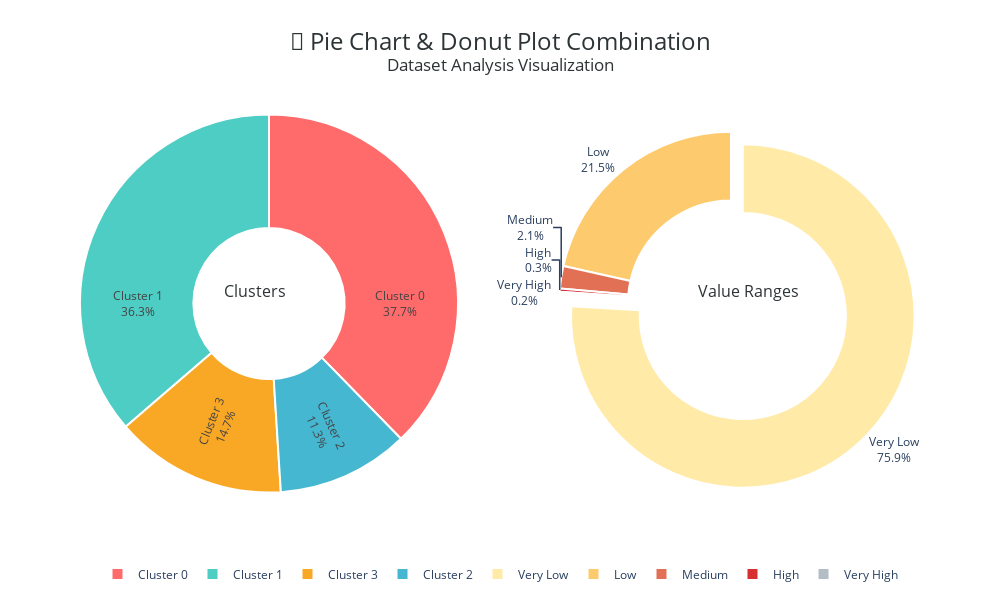

The notebook cell this image was saved under:
### Markdown cell above
# 4.5 piechart & donut plot

### Code cell
import plotly.graph_objects as go
from plotly.subplots import make_subplots
import numpy as np

# Create a function for pie + donut combination plot
def create_pie_donut_combo(df):
    # First, let's prepare the data for visualization
    # Cluster distribution for pie chart
    cluster_counts = df['cluster'].value_counts().sort_index()
    cluster_labels = [f'Cluster {i}' for i in cluster_counts.index]
    
    # Value ranges for donut chart (4th dimension distribution)
    value_bins = pd.cut(df['value'], bins=5, labels=[
        'Very Low', 'Low', 'Medium', 'High', 'Very High'
    ])
    value_counts = value_bins.value_counts().sort_index()
    
    # Create subplots with 1 row and 2 columns
    fig = make_subplots(
        rows=1, cols=2,
        specs=[[{'type': 'domain'}, {'type': 'domain'}]],
        subplot_titles=(
            '📊 Cluster Distribution (Pie Chart)',
            '🎯 Value Ranges Distribution (Donut Chart)'
        )
    )
    
    # Pie Chart - Cluster Distribution
    fig.add_trace(go.Pie(
        labels=cluster_labels,
        values=cluster_counts.values,
        name="Clusters",
        marker=dict(colors=['#FF6B6B', '#4ECDC4', '#45B7D1', '#F9A826']),
        hole=0.4,  # This makes it a donut, set to 0 for regular pie
        textinfo='percent+label',
        textposition='inside',
        insidetextorientation='radial'
    ), 1, 1)
    
    # Donut Chart - Value Ranges Distribution
    fig.add_trace(go.Pie(
        labels=value_counts.index.tolist(),
        values=value_counts.values,
        name="Value Ranges",
        marker=dict(colors=['#FFEAA7', '#FDCB6E', '#E17055', '#D63031', '#B2BEC3']),
        hole=0.6,  # Larger hole for donut effect
        textinfo='percent+label',
        textposition='outside',
        pull=[0.1, 0, 0, 0, 0]  # Pull first slice slightly
    ), 1, 2)
    
    # Update layout for beautiful styling
    fig.update_layout(
        title_text="🍩 Pie Chart & Donut Plot Combination<br>"
                  "<sup>Dataset Analysis Visualization</sup>",
        title_x=0.5,
        title_font=dict(size=24, color='#2D3436'),
        height=600,
        width=1000,
        showlegend=True,
        legend=dict(
            orientation="h",
            yanchor="bottom",
            y=-0.2,
            xanchor="center",
            x=0.5
        ),
        annotations=[
            dict(
                text='            Clusters',
                x=0.18, y=0.5,
                font=dict(size=16, color='#2D3436'),
                showarrow=False
            ),
            dict(
                text='Value Ranges          ',
                x=0.82, y=0.5,
                font=dict(size=16, color='#2D3436'),
                showarrow=False
            )
        ]
    )
    
    # Update traces for better styling
    fig.update_traces(
        hoverinfo='label+percent+value',
        textfont=dict(size=12),
        marker=dict(line=dict(color='#FFFFFF', width=2))
    )
    
    return fig

# Create and show the combination plot
combo_fig = create_pie_donut_combo(dataset)
combo_fig.show()

### Figure 1 — Plotly figure (JSON) as saved in the notebook; plotly's stock layout.template omitted (floating-point values rounded to 4 significant figures)
{"data": [{"domain": {"x": [0, 0.45], "y": [0, 1]}, "hole": 0.4, "hoverinfo": "label+percent+value", "insidetextorientation": "radial", "labels": ["Cluster 0", "Cluster 1", "Cluster 2", "Cluster 3"], "marker": {"colors": ["#FF6B6B", "#4ECDC4", "#45B7D1", "#F9A826"], "line": {"color": "#FFFFFF", "width": 2}}, "name": "Clusters", "textfont": {"size": 12}, "textinfo": "percent+label", "textposition": "inside", "type": "pie", "values": [377, 363, 113, 147]}, {"domain": {"x": [0.55, 1], "y": [0, 1]}, "hole": 0.6, "hoverinfo": "label+percent+value", "labels": ["Very Low", "Low", "Medium", "High", "Very High"], "marker": {"colors": ["#FFEAA7", "#FDCB6E", "#E17055", "#D63031", "#B2BEC3"], "line": {"color": "#FFFFFF", "width": 2}}, "name": "Value Ranges", "pull": [0.1, 0, 0, 0, 0], "textfont": {"size": 12}, "textinfo": "percent+label", "textposition": "outside", "type": "pie", "values": [759, 215, 21, 3, 2]}], "layout": {"annotations": [{"font": {"color": "#2D3436", "size": 16}, "showarrow": false, "text": "            Clusters", "x": 0.18, "xanchor": "center", "xref": "paper", "y": 0.5, "yanchor": "bottom", "yref": "paper"}, {"font": {"color": "#2D3436", "size": 16}, "showarrow": false, "text": "Value Ranges          ", "x": 0.82, "xanchor": "center", "xref": "paper", "y": 0.5, "yanchor": "bottom", "yref": "paper"}], "height": 600, "legend": {"orientation": "h", "x": 0.5, "xanchor": "center", "y": -0.2, "yanchor": "bottom"}, "showlegend": true, "title": {"font": {"color": "#2D3436", "size": 24}, "text": "🍩 Pie Chart & Donut Plot Combination<br><sup>Dataset Analysis Visualization</sup>", "x": 0.5}, "width": 1000}}
